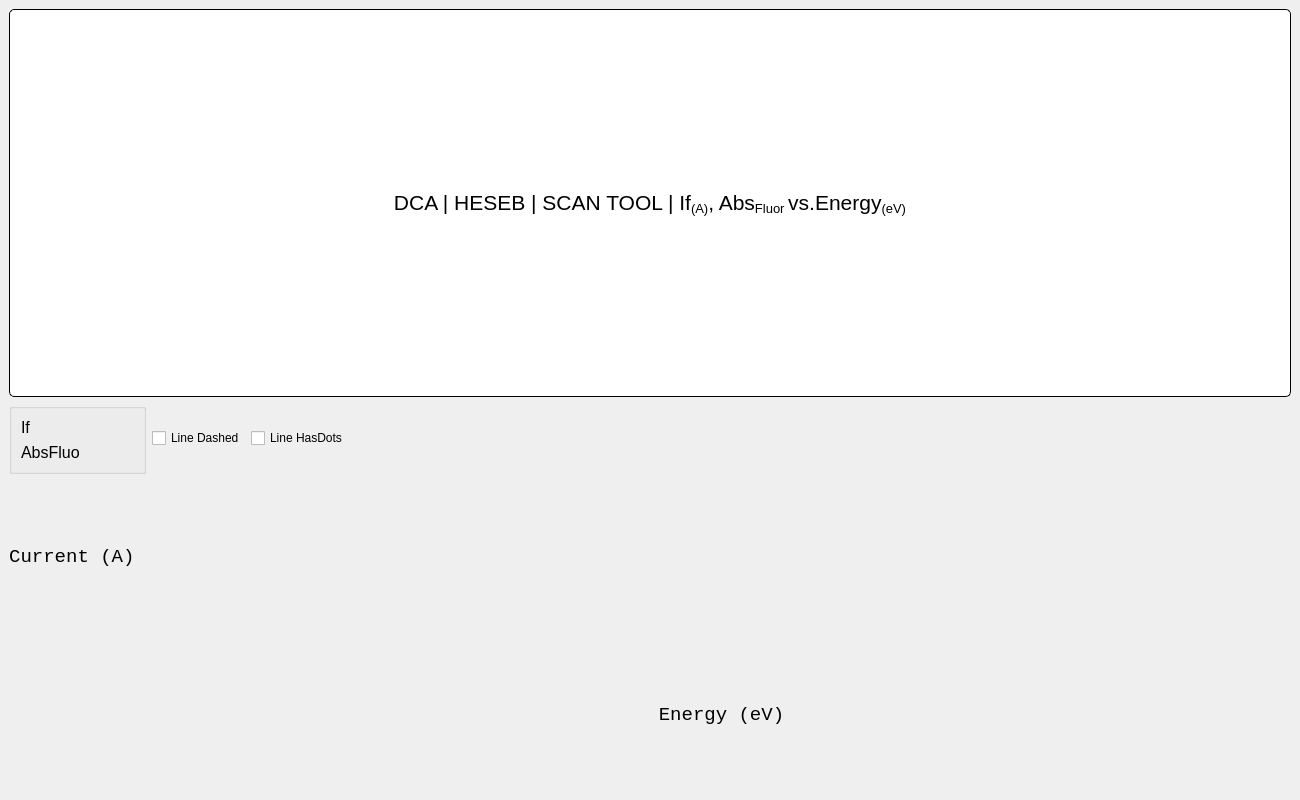
<?xml version="1.0" encoding="UTF-8"?>
<ui version="4.0">
 <class>heseb_Scantool_xfalsh</class>
 <widget class="QMainWindow" name="heseb_Scantool_xfalsh">
  <property name="geometry">
   <rect>
    <x>0</x>
    <y>0</y>
    <width>1300</width>
    <height>800</height>
   </rect>
  </property>
  <property name="windowTitle">
   <string>heseb_Scantool_xfalsh</string>
  </property>
  <widget class="QWidget" name="centralwidget">
   <layout class="QGridLayout" name="gridLayout">
    <item row="0" column="0">
     <widget class="QLabel" name="tiltle">
      <property name="sizePolicy">
       <sizepolicy hsizetype="Minimum" vsizetype="Minimum">
        <horstretch>0</horstretch>
        <verstretch>0</verstretch>
       </sizepolicy>
      </property>
      <property name="font">
       <font>
        <pointsize>16</pointsize>
       </font>
      </property>
      <property name="styleSheet">
       <string notr="true">background-color: rgb(255, 255, 255);
border: 1px solid black;
border-radius: 5px;
margin-top: 0.5em;
subcontrol-origin: margin;
left: 10px;
padding: 0 3px 0 3px;</string>
      </property>
      <property name="text">
       <string>&lt;html&gt;&lt;head/&gt;&lt;body&gt;&lt;p&gt;DCA | HESEB | SCAN TOOL | If&lt;span style=&quot; vertical-align:sub;&quot;&gt;(A)&lt;/span&gt;, Abs&lt;span style=&quot; vertical-align:sub;&quot;&gt;Fluor &lt;/span&gt;vs.&lt;span style=&quot; vertical-align:sub;&quot;/&gt;Energy&lt;span style=&quot; vertical-align:sub;&quot;&gt;(eV)&lt;/span&gt;&lt;/p&gt;&lt;/body&gt;&lt;/html&gt;</string>
      </property>
      <property name="alignment">
       <set>Qt::AlignCenter</set>
      </property>
      <property name="margin">
       <number>11</number>
      </property>
     </widget>
    </item>
    <item row="1" column="0">
     <layout class="QGridLayout" name="plottingLayout">
      <item row="1" column="1">
       <widget class="QCheckBox" name="lineDashed">
        <property name="cursor">
         <cursorShape>PointingHandCursor</cursorShape>
        </property>
        <property name="text">
         <string>Line Dashed</string>
        </property>
       </widget>
      </item>
      <item row="1" column="3">
       <spacer name="horizontalSpacer">
        <property name="orientation">
         <enum>Qt::Horizontal</enum>
        </property>
        <property name="sizeHint" stdset="0">
         <size>
          <width>40</width>
          <height>20</height>
         </size>
        </property>
       </spacer>
      </item>
      <item row="2" column="1" colspan="3">
       <widget class="QEPlotter" name="plotter">
        <property name="cursor">
         <cursorShape>CrossCursor</cursorShape>
        </property>
        <property name="mouseTracking">
         <bool>true</bool>
        </property>
        <property name="toolBarIsVisible" stdset="0">
         <bool>true</bool>
        </property>
        <property name="pvItemsIsVisible" stdset="0">
         <bool>false</bool>
        </property>
        <property name="statusIsVisible" stdset="0">
         <bool>false</bool>
        </property>
        <property name="contextMenuEmitText" stdset="0">
         <string>X,Y</string>
        </property>
        <property name="DataVariableX" stdset="0">
         <string>PLOT:Energy</string>
        </property>
        <property name="DataVariableA" stdset="0">
         <string>PLOT:If</string>
        </property>
        <property name="DataVariableB" stdset="0">
         <string>PLOT:AbsFlu</string>
        </property>
        <property name="DataVariableC" stdset="0">
         <string/>
        </property>
        <property name="SizeVariableX" stdset="0">
         <string>PLOT:Energy.NORD</string>
        </property>
        <property name="SizeVariableA" stdset="0">
         <string>PLOT:If.NORD</string>
        </property>
        <property name="SizeVariableB" stdset="0">
         <string>PLOT:AbsFlu.NORD</string>
        </property>
        <property name="SizeVariableC" stdset="0">
         <string/>
        </property>
        <property name="AliasNameX" stdset="0">
         <string/>
        </property>
        <property name="AliasNameA" stdset="0">
         <string/>
        </property>
        <property name="ColourA">
         <color>
          <red>23</red>
          <green>69</green>
          <blue>243</blue>
         </color>
        </property>
        <property name="ColourB">
         <color>
          <red>255</red>
          <green>0</green>
          <blue>0</blue>
         </color>
        </property>
        <property name="aliasNames" stdset="0">
         <stringlist>
          <string></string>
          <string></string>
          <string></string>
          <string></string>
          <string></string>
          <string></string>
          <string></string>
          <string></string>
          <string></string>
          <string></string>
          <string></string>
          <string></string>
          <string></string>
          <string></string>
          <string></string>
          <string></string>
          <string></string>
         </stringlist>
        </property>
       </widget>
      </item>
      <item row="1" column="2">
       <widget class="QCheckBox" name="lineHasDots">
        <property name="cursor">
         <cursorShape>PointingHandCursor</cursorShape>
        </property>
        <property name="text">
         <string>Line HasDots</string>
        </property>
       </widget>
      </item>
      <item row="3" column="1" colspan="3">
       <widget class="QLabel" name="XLabel">
        <property name="font">
         <font>
          <family>Monospace</family>
          <pointsize>14</pointsize>
          <italic>false</italic>
          <underline>false</underline>
          <strikeout>false</strikeout>
          <stylestrategy>PreferDefault</stylestrategy>
          <kerning>true</kerning>
         </font>
        </property>
        <property name="text">
         <string>Energy (eV)</string>
        </property>
        <property name="alignment">
         <set>Qt::AlignCenter</set>
        </property>
       </widget>
      </item>
      <item row="2" column="0">
       <widget class="QLabel" name="YLabel">
        <property name="font">
         <font>
          <family>Monospace</family>
          <pointsize>14</pointsize>
          <italic>false</italic>
          <underline>false</underline>
          <strikeout>false</strikeout>
          <stylestrategy>PreferDefault</stylestrategy>
          <kerning>true</kerning>
         </font>
        </property>
        <property name="layoutDirection">
         <enum>Qt::LeftToRight</enum>
        </property>
        <property name="styleSheet">
         <string notr="true">.label_14{
transform: rotate(-90deg);
}</string>
        </property>
        <property name="text">
         <string>Current (A) </string>
        </property>
        <property name="alignment">
         <set>Qt::AlignCenter</set>
        </property>
        <property name="wordWrap">
         <bool>false</bool>
        </property>
       </widget>
      </item>
      <item row="3" column="0">
       <widget class="QLabel" name="xy">
        <property name="cursor">
         <cursorShape>IBeamCursor</cursorShape>
        </property>
        <property name="text">
         <string/>
        </property>
       </widget>
      </item>
      <item row="1" column="0">
       <widget class="QGroupBox" name="legendGroupBox">
        <property name="title">
         <string/>
        </property>
        <layout class="QGridLayout" name="gridLayout_2">
         <item row="0" column="0">
          <widget class="QLabel" name="IfLabel">
           <property name="font">
            <font>
             <pointsize>12</pointsize>
            </font>
           </property>
           <property name="text">
            <string>If</string>
           </property>
          </widget>
         </item>
         <item row="0" column="1">
          <widget class="QSimpleShape" name="If">
           <property name="shape">
            <enum>QSimpleShape::roundRectangle</enum>
           </property>
           <property name="colour0" stdset="0">
            <color>
             <red>23</red>
             <green>69</green>
             <blue>243</blue>
            </color>
           </property>
          </widget>
         </item>
         <item row="1" column="0">
          <widget class="QLabel" name="absFluorescenceLabel">
           <property name="font">
            <font>
             <pointsize>12</pointsize>
            </font>
           </property>
           <property name="text">
            <string>AbsFluo</string>
           </property>
          </widget>
         </item>
         <item row="1" column="1">
          <widget class="QSimpleShape" name="absFluorescence">
           <property name="shape">
            <enum>QSimpleShape::roundRectangle</enum>
           </property>
           <property name="colour0" stdset="0">
            <color>
             <red>255</red>
             <green>0</green>
             <blue>0</blue>
            </color>
           </property>
          </widget>
         </item>
        </layout>
       </widget>
      </item>
     </layout>
    </item>
   </layout>
  </widget>
 </widget>
 <customwidgets>
  <customwidget>
   <class>QEPlotter</class>
   <extends>QEFrame</extends>
   <header>QEPlotter.h</header>
  </customwidget>
  <customwidget>
   <class>QEFrame</class>
   <extends>QFrame</extends>
   <header>QEFrame.h</header>
   <container>1</container>
  </customwidget>
  <customwidget>
   <class>QSimpleShape</class>
   <extends>QWidget</extends>
   <header>QSimpleShape.h</header>
  </customwidget>
 </customwidgets>
 <resources/>
 <connections/>
</ui>
